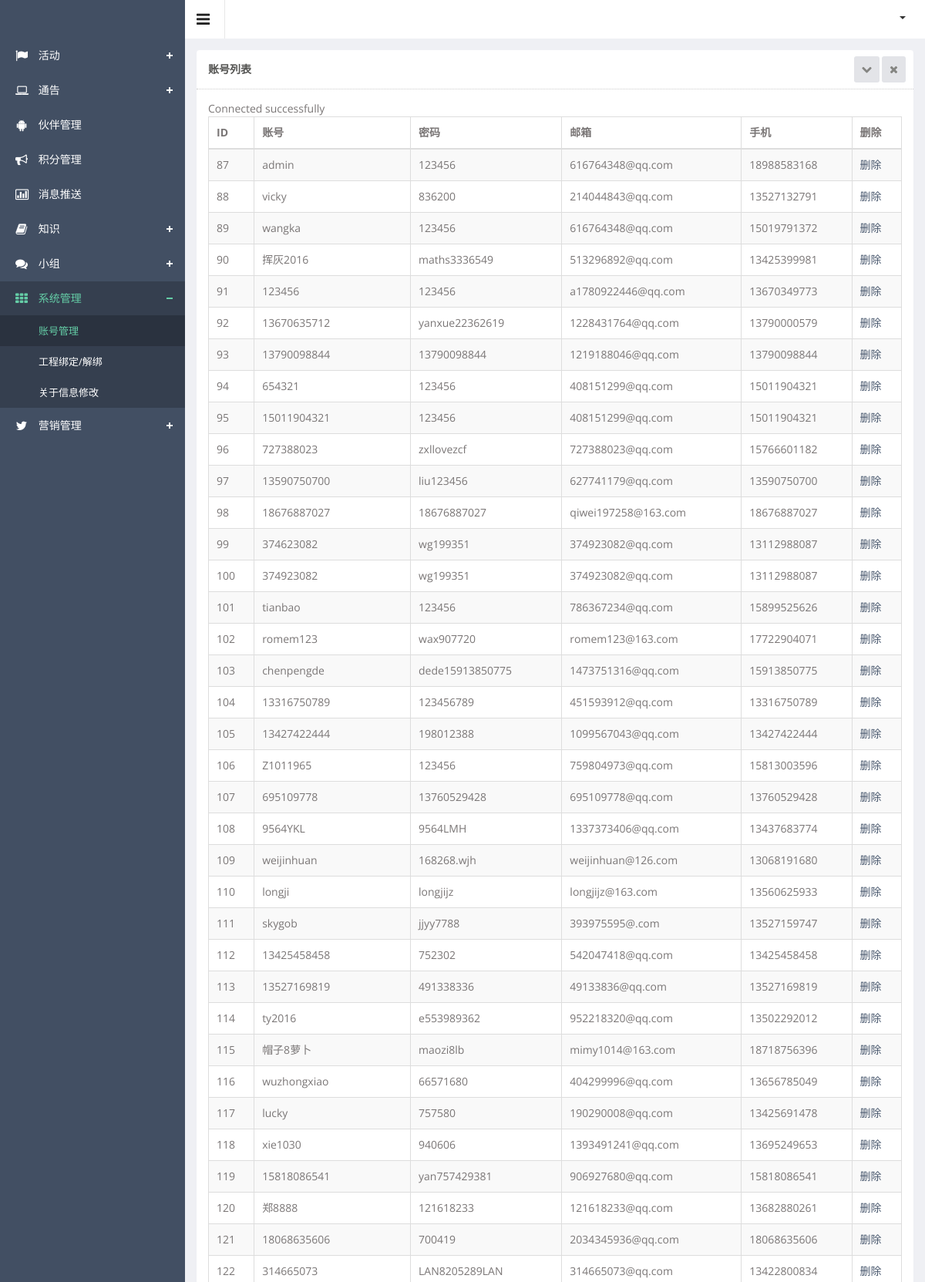
The page /admin/plus/zhgl.php (upper part) on the database its author committed.
### admin/plus/zhgl.php (the view, shortened to what this page needs)
<!DOCTYPE html>
<html lang="en">
<head>
  <link href="../css/clndr.css" rel="stylesheet">
    <link rel="stylesheet" type="text/css" href="../js/jquery-tags-input/jquery.tagsinput.css" />
  <link href="../css/style.css" rel="stylesheet">
  <link href="../css/style-responsive.css" rel="stylesheet">
  <link rel="stylesheet" href="../js/data-tables/DT_bootstrap.css" />
  <link rel="stylesheet" type="text/css" href="../js/bootstrap-datetimepicker/css/datetimepicker-custom.css" />
</head>
<body class="sticky-header">
<section>
    <div class="left-side sticky-left-side">
        <div class="logo">
        </div>
        <div class="left-side-inner">
            <ul class="nav nav-pills nav-stacked custom-nav">
                <li class="menu-list"><a href="#"><i class="fa fa-flag"></i> <span>活动</span></a>
                </li>
                <li class="menu-list"><a href=""><i class="fa fa-laptop"></i> <span>通告</span></a>
                </li>
                <li><a href="hbgl.php"><i class="fa fa-android"></i> <span>伙伴管理</span></a></li>
                <li><a href="jfgl.php"><i class="fa fa-bullhorn"></i> <span>积分管理</span></a></li>
                <li><a href="xxts.php"><i class="fa fa-bar-chart-o"></i> <span>消息推送</span></a></li>
                <li class="menu-list"><a href=""><i class="fa fa-book"></i> <span>知识</span></a>
                </li>
                <li class="menu-list"><a href=""><i class="fa fa-comments"></i> <span>小组</span></a>
                </li>
                <li class="menu-list nav-active"><a href=""><i class="fa fa-th"></i> <span>系统管理</span></a>
                    <ul class="sub-menu-list">
                        <li class="active"><a href="zhgl.php">账号管理</a></li>
												<li><a href="zhbd.php">工程绑定/解绑</a></li>
												<li><a href = "gyxx.php">关于信息修改</a></li>
                    </ul>
                </li>
                <li class="menu-list"><a href=""><i class="fa fa-twitter"></i> <span>营销管理</span></a>
                </li>
            </ul>
        </div>
    </div>
    <div class="main-content" >
        <div class="header-section">
            <a class="toggle-btn"><i class="fa fa-bars"></i></a>
            <div class="menu-right">
                <ul class="notification-menu">
                    <li>
                        <a href="#" class="btn btn-default dropdown-toggle" data-toggle="dropdown">
                            <span class="caret"></span>
                        </a>
                    </li>
                </ul>
            </div>
        </div>
        <div class="wrapper">
            <div class="row">
                <div class="col-md-12">
                    <section class="panel">
                        <header class="panel-heading">
                        	账号列表
                              <span class="tools pull-right">
                                <a class="fa fa-chevron-down" href="javascript:;"></a>
                                <a class="fa fa-times" href="javascript:;"></a>
                             </span>
                        </header>
                        <div class="panel-body">
                            <div class="adv-table editable-table ">
                        		<table class="table table-striped table-hover table-bordered" id="editable-sample">
                        			<thead>
                        				<tr>
                        					<th>ID</th>
                        					<th>账号</th>
                        					<th>密码</th>
                        					<th>邮箱</th>
                        					<th>手机</th>
                        					<th>删除</th>
                        				</tr>
                        			</thead>
                        			<tbody>
                        				<?php
                        					require("../../conn.php");
                        					$sql = "select * from 用户信息  ";
                        					$result = $conn->query($sql);
                        					while($row = $result->fetch_assoc()) {
                        				?>
                        				<tr class="">
                        					<td><?php echo $row["id"];?></td>
                        					<td><?php echo $row["账号"];?></td>
                        					<td><?php echo $row["密码"];?></td>
                        					<td><?php echo $row["邮箱"];?></td>
                        					<td><?php echo $row["手机"];?></td>
                        					<td><a class="schu" sjc="<?php echo $row["id"];?>">删除</a></td>
                        				</tr>
                        				<?php
																	}
																?>
                        			</tbody>
                        		</table>
                        	</div>
                        </div>
                    </section>
                </div>
            </div>
        </div>
    </div>
</section>
</body>
</html>

### rows shown on the page
用户信息: id "87", 账号 "admin", 密码 "123456", 邮箱 "616764348@qq.com", 手机 "18988583168"
用户信息: id "88", 账号 "vicky", 密码 "836200", 邮箱 "214044843@qq.com", 手机 "13527132791"
用户信息: id "89", 账号 "wangka", 密码 "123456", 邮箱 "616764348@qq.com", 手机 "15019791372"
用户信息: id "90", 账号 "挥灰2016", 密码 "maths3336549", 邮箱 "513296892@qq.com", 手机 "13425399981"
用户信息: id "91", 账号 "123456", 密码 "123456", 邮箱 "a1780922446@qq.com", 手机 "13670349773"
用户信息: id "92", 账号 "13670635712", 密码 "yanxue22362619", 邮箱 "1228431764@qq.com", 手机 "13790000579"
用户信息: id "93", 账号 "13790098844", 密码 "13790098844", 邮箱 "1219188046@qq.com", 手机 "13790098844"
用户信息: id "94", 账号 "654321", 密码 "123456", 邮箱 "408151299@qq.com", 手机 "15011904321"
用户信息: id "95", 账号 "15011904321", 密码 "123456", 邮箱 "408151299@qq.com", 手机 "15011904321"
用户信息: id "96", 账号 "727388023", 密码 "zxllovezcf", 邮箱 "727388023@qq.com", 手机 "15766601182"
用户信息: id "97", 账号 "13590750700", 密码 "liu123456", 邮箱 "627741179@qq.com", 手机 "13590750700"
用户信息: id "98", 账号 "18676887027", 密码 "18676887027", 邮箱 "qiwei197258@163.com", 手机 "18676887027"
用户信息: id "99", 账号 "374623082", 密码 "wg199351", 邮箱 "374923082@qq.com", 手机 "13112988087"
用户信息: id "100", 账号 "374923082", 密码 "wg199351", 邮箱 "374923082@qq.com", 手机 "13112988087"
用户信息: id "101", 账号 "tianbao", 密码 "123456", 邮箱 "786367234@qq.com", 手机 "15899525626"
用户信息: id "102", 账号 "romem123", 密码 "wax907720", 邮箱 "romem123@163.com", 手机 "17722904071"
用户信息: id "103", 账号 "chenpengde", 密码 "dede15913850775", 邮箱 "1473751316@qq.com", 手机 "15913850775"
用户信息: id "104", 账号 "13316750789", 密码 "123456789", 邮箱 "451593912@qq.com", 手机 "13316750789"
用户信息: id "105", 账号 "13427422444", 密码 "198012388", 邮箱 "1099567043@qq.com", 手机 "13427422444"
用户信息: id "106", 账号 "Z1011965", 密码 "123456", 邮箱 "759804973@qq.com", 手机 "15813003596"
用户信息: id "107", 账号 "695109778", 密码 "13760529428", 邮箱 "695109778@qq.com", 手机 "13760529428"
用户信息: id "108", 账号 "9564YKL", 密码 "9564LMH", 邮箱 "1337373406@qq.com", 手机 "13437683774"
用户信息: id "109", 账号 "weijinhuan", 密码 "168268.wjh", 邮箱 "weijinhuan@126.com", 手机 "13068191680"
用户信息: id "110", 账号 "longji", 密码 "longjijz", 邮箱 "longjijz@163.com", 手机 "13560625933"
用户信息: id "111", 账号 "skygob", 密码 "jjyy7788", 邮箱 "393975595@.com", 手机 "13527159747"
用户信息: id "112", 账号 "13425458458", 密码 "752302", 邮箱 "542047418@qq.com", 手机 "13425458458"
用户信息: id "113", 账号 "13527169819", 密码 "491338336", 邮箱 "49133836@qq.com", 手机 "13527169819"
用户信息: id "114", 账号 "ty2016", 密码 "e553989362", 邮箱 "952218320@qq.com", 手机 "13502292012"
用户信息: id "115", 账号 "帽子8萝卜", 密码 "maozi8lb", 邮箱 "mimy1014@163.com", 手机 "18718756396"
用户信息: id "116", 账号 "wuzhongxiao", 密码 "66571680", 邮箱 "404299996@qq.com", 手机 "13656785049"
用户信息: id "117", 账号 "lucky", 密码 "757580", 邮箱 "190290008@qq.com", 手机 "13425691478"
用户信息: id "118", 账号 "xie1030", 密码 "940606", 邮箱 "1393491241@qq.com", 手机 "13695249653"
用户信息: id "119", 账号 "15818086541", 密码 "yan757429381", 邮箱 "906927680@qq.com", 手机 "15818086541"
用户信息: id "120", 账号 "郑8888", 密码 "121618233", 邮箱 "121618233@qq.com", 手机 "13682880261"
用户信息: id "121", 账号 "18068635606", 密码 "700419", 邮箱 "2034345936@qq.com", 手机 "18068635606"
用户信息: id "122", 账号 "314665073", 密码 "LAN8205289LAN", 邮箱 "314665073@qq.com", 手机 "13422800834"
